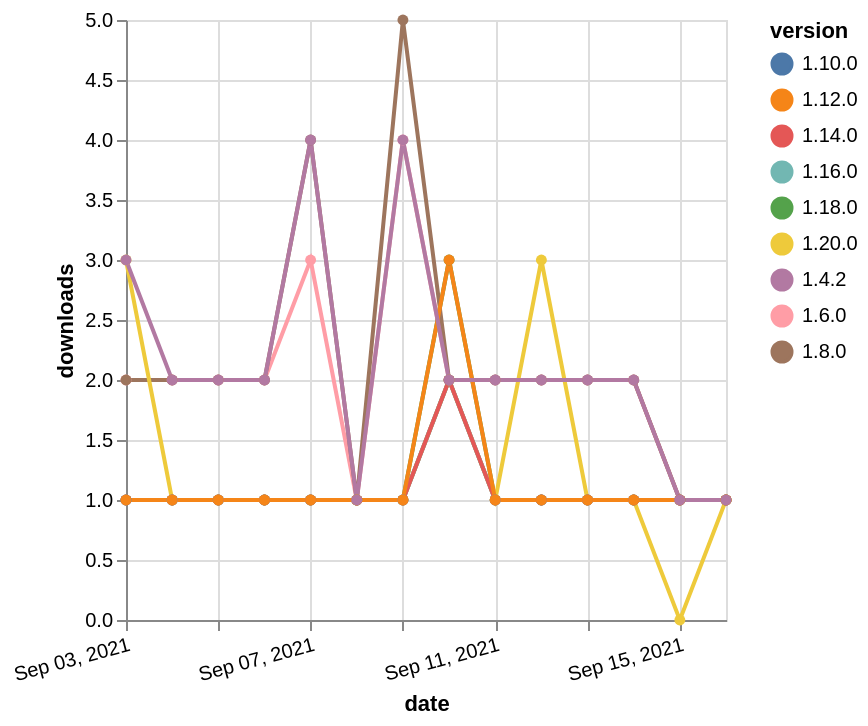

Describe this chart as a Vega-Lite specification.
### Vega-Lite specification from a JSON file in a GitHub repository (floating-point values rounded to 4 significant figures)
{"$schema": "https://vega.github.io/schema/vega-lite/v5.json", "description": "A simple bar chart with embedded data.", "data": {"values": [{"date": "2021-09-03", "total": 2595, "delta": 2, "version": "1.6.0"}, {"date": "2021-09-04", "total": 2597, "delta": 2, "version": "1.6.0"}, {"date": "2021-09-05", "total": 2599, "delta": 2, "version": "1.6.0"}, {"date": "2021-09-06", "total": 2601, "delta": 2, "version": "1.6.0"}, {"date": "2021-09-07", "total": 2604, "delta": 3, "version": "1.6.0"}, {"date": "2021-09-08", "total": 2605, "delta": 1, "version": "1.6.0"}, {"date": "2021-09-09", "total": 2609, "delta": 4, "version": "1.6.0"}, {"date": "2021-09-10", "total": 2611, "delta": 2, "version": "1.6.0"}, {"date": "2021-09-11", "total": 2613, "delta": 2, "version": "1.6.0"}, {"date": "2021-09-12", "total": 2615, "delta": 2, "version": "1.6.0"}, {"date": "2021-09-13", "total": 2617, "delta": 2, "version": "1.6.0"}, {"date": "2021-09-14", "total": 2619, "delta": 2, "version": "1.6.0"}, {"date": "2021-09-15", "total": 2620, "delta": 1, "version": "1.6.0"}, {"date": "2021-09-16", "total": 2621, "delta": 1, "version": "1.6.0"}, {"date": "2021-09-03", "total": 204, "delta": 1, "version": "1.18.0"}, {"date": "2021-09-04", "total": 205, "delta": 1, "version": "1.18.0"}, {"date": "2021-09-05", "total": 206, "delta": 1, "version": "1.18.0"}, {"date": "2021-09-06", "total": 207, "delta": 1, "version": "1.18.0"}, {"date": "2021-09-07", "total": 208, "delta": 1, "version": "1.18.0"}, {"date": "2021-09-08", "total": 209, "delta": 1, "version": "1.18.0"}, {"date": "2021-09-09", "total": 210, "delta": 1, "version": "1.18.0"}, {"date": "2021-09-10", "total": 213, "delta": 3, "version": "1.18.0"}, {"date": "2021-09-11", "total": 214, "delta": 1, "version": "1.18.0"}, {"date": "2021-09-12", "total": 215, "delta": 1, "version": "1.18.0"}, {"date": "2021-09-13", "total": 216, "delta": 1, "version": "1.18.0"}, {"date": "2021-09-14", "total": 217, "delta": 1, "version": "1.18.0"}, {"date": "2021-09-15", "total": 218, "delta": 1, "version": "1.18.0"}, {"date": "2021-09-16", "total": 219, "delta": 1, "version": "1.18.0"}, {"date": "2021-09-03", "total": 2457, "delta": 2, "version": "1.8.0"}, {"date": "2021-09-04", "total": 2459, "delta": 2, "version": "1.8.0"}, {"date": "2021-09-05", "total": 2461, "delta": 2, "version": "1.8.0"}, {"date": "2021-09-06", "total": 2463, "delta": 2, "version": "1.8.0"}, {"date": "2021-09-07", "total": 2467, "delta": 4, "version": "1.8.0"}, {"date": "2021-09-08", "total": 2468, "delta": 1, "version": "1.8.0"}, {"date": "2021-09-09", "total": 2473, "delta": 5, "version": "1.8.0"}, {"date": "2021-09-10", "total": 2475, "delta": 2, "version": "1.8.0"}, {"date": "2021-09-11", "total": 2477, "delta": 2, "version": "1.8.0"}, {"date": "2021-09-12", "total": 2479, "delta": 2, "version": "1.8.0"}, {"date": "2021-09-13", "total": 2481, "delta": 2, "version": "1.8.0"}, {"date": "2021-09-14", "total": 2483, "delta": 2, "version": "1.8.0"}, {"date": "2021-09-15", "total": 2484, "delta": 1, "version": "1.8.0"}, {"date": "2021-09-16", "total": 2485, "delta": 1, "version": "1.8.0"}, {"date": "2021-09-03", "total": 246, "delta": 1, "version": "1.10.0"}, {"date": "2021-09-04", "total": 247, "delta": 1, "version": "1.10.0"}, {"date": "2021-09-05", "total": 248, "delta": 1, "version": "1.10.0"}, {"date": "2021-09-06", "total": 249, "delta": 1, "version": "1.10.0"}, {"date": "2021-09-07", "total": 250, "delta": 1, "version": "1.10.0"}, {"date": "2021-09-08", "total": 251, "delta": 1, "version": "1.10.0"}, {"date": "2021-09-09", "total": 252, "delta": 1, "version": "1.10.0"}, {"date": "2021-09-10", "total": 254, "delta": 2, "version": "1.10.0"}, {"date": "2021-09-11", "total": 255, "delta": 1, "version": "1.10.0"}, {"date": "2021-09-12", "total": 256, "delta": 1, "version": "1.10.0"}, {"date": "2021-09-13", "total": 257, "delta": 1, "version": "1.10.0"}, {"date": "2021-09-14", "total": 258, "delta": 1, "version": "1.10.0"}, {"date": "2021-09-15", "total": 259, "delta": 1, "version": "1.10.0"}, {"date": "2021-09-16", "total": 260, "delta": 1, "version": "1.10.0"}, {"date": "2021-09-03", "total": 127, "delta": 3, "version": "1.20.0"}, {"date": "2021-09-04", "total": 128, "delta": 1, "version": "1.20.0"}, {"date": "2021-09-05", "total": 129, "delta": 1, "version": "1.20.0"}, {"date": "2021-09-06", "total": 130, "delta": 1, "version": "1.20.0"}, {"date": "2021-09-07", "total": 131, "delta": 1, "version": "1.20.0"}, {"date": "2021-09-08", "total": 132, "delta": 1, "version": "1.20.0"}, {"date": "2021-09-09", "total": 133, "delta": 1, "version": "1.20.0"}, {"date": "2021-09-10", "total": 135, "delta": 2, "version": "1.20.0"}, {"date": "2021-09-11", "total": 136, "delta": 1, "version": "1.20.0"}, {"date": "2021-09-12", "total": 139, "delta": 3, "version": "1.20.0"}, {"date": "2021-09-13", "total": 140, "delta": 1, "version": "1.20.0"}, {"date": "2021-09-14", "total": 141, "delta": 1, "version": "1.20.0"}, {"date": "2021-09-15", "total": 141, "delta": 0, "version": "1.20.0"}, {"date": "2021-09-16", "total": 142, "delta": 1, "version": "1.20.0"}, {"date": "2021-09-03", "total": 173, "delta": 1, "version": "1.16.0"}, {"date": "2021-09-04", "total": 174, "delta": 1, "version": "1.16.0"}, {"date": "2021-09-05", "total": 175, "delta": 1, "version": "1.16.0"}, {"date": "2021-09-06", "total": 176, "delta": 1, "version": "1.16.0"}, {"date": "2021-09-07", "total": 177, "delta": 1, "version": "1.16.0"}, {"date": "2021-09-08", "total": 178, "delta": 1, "version": "1.16.0"}, {"date": "2021-09-09", "total": 179, "delta": 1, "version": "1.16.0"}, {"date": "2021-09-10", "total": 181, "delta": 2, "version": "1.16.0"}, {"date": "2021-09-11", "total": 182, "delta": 1, "version": "1.16.0"}, {"date": "2021-09-12", "total": 183, "delta": 1, "version": "1.16.0"}, {"date": "2021-09-13", "total": 184, "delta": 1, "version": "1.16.0"}, {"date": "2021-09-14", "total": 185, "delta": 1, "version": "1.16.0"}, {"date": "2021-09-15", "total": 186, "delta": 1, "version": "1.16.0"}, {"date": "2021-09-16", "total": 187, "delta": 1, "version": "1.16.0"}, {"date": "2021-09-03", "total": 197, "delta": 1, "version": "1.14.0"}, {"date": "2021-09-04", "total": 198, "delta": 1, "version": "1.14.0"}, {"date": "2021-09-05", "total": 199, "delta": 1, "version": "1.14.0"}, {"date": "2021-09-06", "total": 200, "delta": 1, "version": "1.14.0"}, {"date": "2021-09-07", "total": 201, "delta": 1, "version": "1.14.0"}, {"date": "2021-09-08", "total": 202, "delta": 1, "version": "1.14.0"}, {"date": "2021-09-09", "total": 203, "delta": 1, "version": "1.14.0"}, {"date": "2021-09-10", "total": 205, "delta": 2, "version": "1.14.0"}, {"date": "2021-09-11", "total": 206, "delta": 1, "version": "1.14.0"}, {"date": "2021-09-12", "total": 207, "delta": 1, "version": "1.14.0"}, {"date": "2021-09-13", "total": 208, "delta": 1, "version": "1.14.0"}, {"date": "2021-09-14", "total": 209, "delta": 1, "version": "1.14.0"}, {"date": "2021-09-15", "total": 210, "delta": 1, "version": "1.14.0"}, {"date": "2021-09-16", "total": 211, "delta": 1, "version": "1.14.0"}, {"date": "2021-09-03", "total": 352, "delta": 1, "version": "1.12.0"}, {"date": "2021-09-04", "total": 353, "delta": 1, "version": "1.12.0"}, {"date": "2021-09-05", "total": 354, "delta": 1, "version": "1.12.0"}, {"date": "2021-09-06", "total": 355, "delta": 1, "version": "1.12.0"}, {"date": "2021-09-07", "total": 356, "delta": 1, "version": "1.12.0"}, {"date": "2021-09-08", "total": 357, "delta": 1, "version": "1.12.0"}, {"date": "2021-09-09", "total": 358, "delta": 1, "version": "1.12.0"}, {"date": "2021-09-10", "total": 361, "delta": 3, "version": "1.12.0"}, {"date": "2021-09-11", "total": 362, "delta": 1, "version": "1.12.0"}, {"date": "2021-09-12", "total": 363, "delta": 1, "version": "1.12.0"}, {"date": "2021-09-13", "total": 364, "delta": 1, "version": "1.12.0"}, {"date": "2021-09-14", "total": 365, "delta": 1, "version": "1.12.0"}, {"date": "2021-09-15", "total": 366, "delta": 1, "version": "1.12.0"}, {"date": "2021-09-16", "total": 367, "delta": 1, "version": "1.12.0"}, {"date": "2021-09-03", "total": 3027, "delta": 3, "version": "1.4.2"}, {"date": "2021-09-04", "total": 3029, "delta": 2, "version": "1.4.2"}, {"date": "2021-09-05", "total": 3031, "delta": 2, "version": "1.4.2"}, {"date": "2021-09-06", "total": 3033, "delta": 2, "version": "1.4.2"}, {"date": "2021-09-07", "total": 3037, "delta": 4, "version": "1.4.2"}, {"date": "2021-09-08", "total": 3038, "delta": 1, "version": "1.4.2"}, {"date": "2021-09-09", "total": 3042, "delta": 4, "version": "1.4.2"}, {"date": "2021-09-10", "total": 3044, "delta": 2, "version": "1.4.2"}, {"date": "2021-09-11", "total": 3046, "delta": 2, "version": "1.4.2"}, {"date": "2021-09-12", "total": 3048, "delta": 2, "version": "1.4.2"}, {"date": "2021-09-13", "total": 3050, "delta": 2, "version": "1.4.2"}, {"date": "2021-09-14", "total": 3052, "delta": 2, "version": "1.4.2"}, {"date": "2021-09-15", "total": 3053, "delta": 1, "version": "1.4.2"}, {"date": "2021-09-16", "total": 3054, "delta": 1, "version": "1.4.2"}]}, "width": "container", "mark": {"type": "line", "point": {"filled": true}}, "encoding": {"x": {"field": "date", "type": "temporal", "timeUnit": "yearmonthdate", "title": "date", "axis": {"labelAngle": -15}}, "y": {"field": "delta", "type": "quantitative", "title": "downloads"}, "color": {"field": "version", "type": "nominal"}, "tooltip": {"field": "delta"}}}
